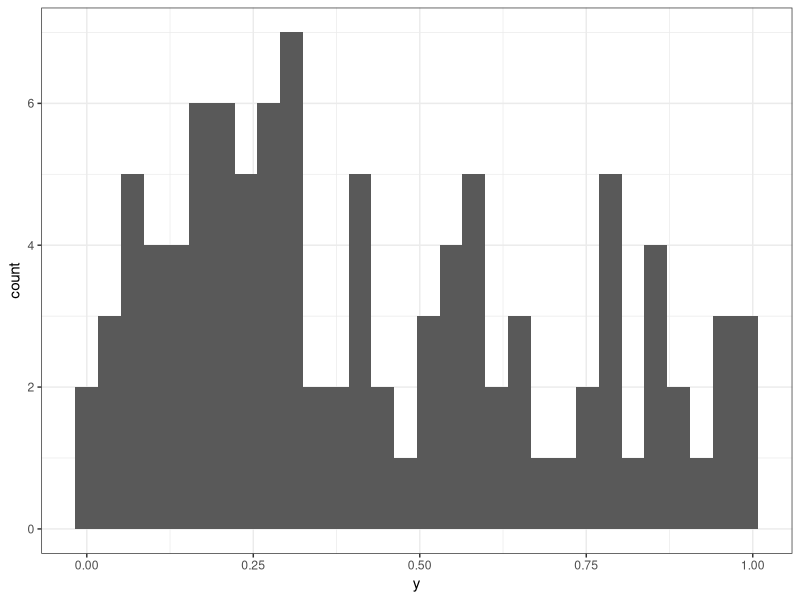

This figure's R source:
## ---- chunk 1
library(tidyverse)
set.seed(0)
xvars <- data.frame(matrix(runif(100*95), ncol=95))
overfitting <- tibble(y = runif(100)) %>%
  bind_cols(xvars)
glimpse(overfitting)
ggplot(overfitting, aes(y)) + 
  geom_histogram() + 
  theme_bw()

# these are just uniformly distributed numbers, should have no kind of relationship between variables
# here's a model with just a few X's, and no overfit. The model is insignificant.
# the only significant coefficient beta is the intercept (which is roughly equal to the average of y)

lm_no_overfit <- lm(data = overfitting,
                    formula = y ~ X1 + X2 + X3)
summary(lm_no_overfit)

# now, see what happens when we add all the 95 features
# mostly, look at the R^2. It's almost 1!
lm_overfit <- lm(data = overfitting,
                 formula = y ~ .)
summary(lm_overfit)

# now, see the errors of each model
overfitting <- overfitting %>% 
  mutate(res_no_overfit = y - predict(lm_no_overfit, newdata = overfitting),
         res_overfit = y - predict(lm_overfit, newdata = overfitting))
overfitting %>%
  summarize(mean((res_no_overfit)^2),
            mean((res_overfit)^2))
# 80%+ reduction in mean absolute residual error!
## ---- chunk 2
overfitting <- overfitting %>%
  mutate(is_train = runif(nrow(overfitting)) < 0.8)

lm_overfit_train <- lm(data = overfitting %>% filter(is_train),
                       formula = y ~ .)

overfitting <- overfitting %>%
  mutate(res_overfit_train = y - predict(lm_overfit_train, newdata = overfitting))

overfitting %>%
  filter(!is_train) %>%
  summarize(mean((res_no_overfit)^2),
            mean((res_overfit)^2),
            mean((res_overfit_train)^2))

# Now the "true face" of the model is discovered. See how high the error rate of the test set is!
# Beware of overfitting models. Always use train/test. Watch out for n and p.
